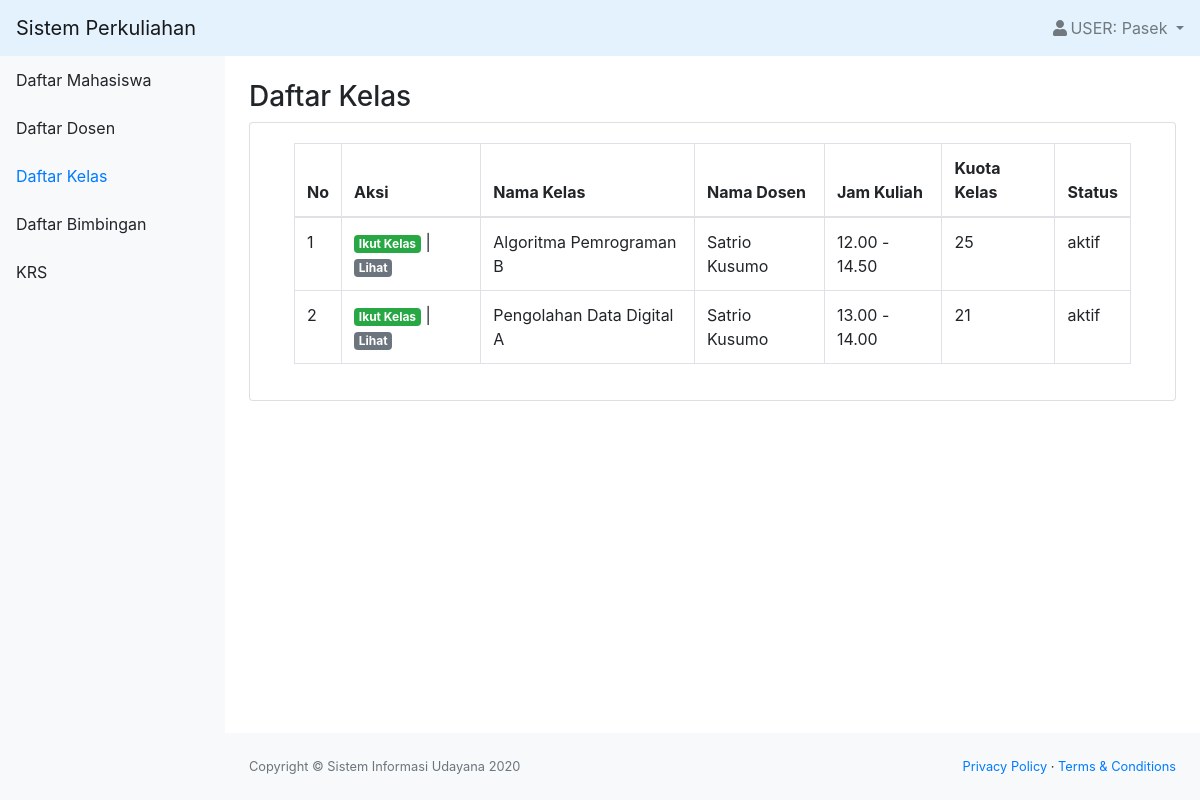
The page /kelas.php (signed in) on the database its author committed.
### tables this page shows
CREATE TABLE `kelas` (
  `id_kelas` int(11) NOT NULL,
  `nama_kelas` varchar(100) NOT NULL,
  `jam_kuliah` varchar(20) NOT NULL,
  `kuota_kelas` int(11) NOT NULL,
  `id_dosen` int(11) NOT NULL,
  `status` varchar(20) NOT NULL
);

CREATE TABLE `dosen` (
  `id_dosen` int(11) NOT NULL,
  `role` char(1) NOT NULL,
  `nip` varchar(25) NOT NULL,
  `nidn` char(10) NOT NULL,
  `nama` varchar(50) NOT NULL,
  `email` varchar(50) NOT NULL,
  `alamat` varchar(50) NOT NULL,
  `tanggal_lahir` date NOT NULL,
  `status` varchar(20) NOT NULL,
  `password` varchar(300) NOT NULL
);

### kelas.php (the view, shortened to what this page needs)
<?php
include "function.php";
$nama = $_SESSION['nama'];
$role = $_SESSION['role'];
$queryKelas = mysqli_query($koneksi, "SELECT * FROM kelas INNER JOIN dosen ON kelas.id_dosen=dosen.id_dosen");
?>
<!DOCTYPE html>
<html lang="en">
    <head>
        <link href="css/styles.css" rel="stylesheet" />
        <link href="https://cdn.datatables.net/1.10.20/css/dataTables.bootstrap4.min.css" rel="stylesheet" />
    </head>
    <body class="sb-nav-fixed">
        <nav class="sb-topnav navbar navbar-light" style="background-color: #e3f2fd;">
            <a class="navbar-brand" href="index.php">Sistem Perkuliahan</a>
            <ul class="navbar-nav ml-auto">
                <li class="nav-item dropdown">
                    <a class="nav-link dropdown-toggle" id="userDropdown" href="#" role="button" data-toggle="dropdown" aria-haspopup="true" aria-expanded="false"><i class="fas fa-user fa-fw"></i>USER: <?= $nama; ?> </a>
                </li>
            </ul>
        </nav>
        <div id="layoutSidenav">
            <div id="layoutSidenav_nav">
                <nav class="sb-sidenav accordion sb-sidenav-light" id="sidenavAccordion">
                    <div class="sb-sidenav-menu">
                        <div class="nav">
                            <a class="nav-link" href="mahasiswa.php">Daftar Mahasiswa</a>
                            <a class="nav-link" href="dosen.php">Daftar Dosen</a>
                            <a class="nav-link active" href="kelas.php">Daftar Kelas</a>
                            <a class="nav-link" href="bimbingan.php">Daftar Bimbingan</a>
                            <?php if($role == "1") { ?>
                            <a class="nav-link" href="krs.php"
                                >
                                KRS</a>
                            <?php } ?>
                        </div>
                    </div>
                </nav>
            </div>
            <div id="layoutSidenav_content">
                <main>
                    <div class="container-fluid">
                        <h3 class="mt-4">Daftar Kelas</h3>
                        <div class="card mb-4">
                            <div class="card-body">
                                <div class="table-responsive">
                                    <div class="container">
                                        <table class="table table-bordered" id="dataTable" width="100%" cellspacing="0">
                                            <thead>
                                                <tr>
                                                    <th>No</th>
                                                    <?php if($role == "2" || $role == "1") { ?>
                                                    <th>Aksi</th>
                                                    <?php } ?>
                                                    <th class="col-sm-auto">Nama Kelas</th>
                                                    <th class="col-sm-auto">Nama Dosen</th>
                                                    <th class="col-sm-auto">Jam Kuliah</th>
                                                    <th class="col-sm-auto">Kuota Kelas</th>
                                                    <th>Status</th>
                                                </tr>
                                            </thead>
                                            <?php $i=1; ?>
                                            <?php while($data = mysqli_fetch_assoc($queryKelas)) { ?>
                                                <tr>
                                                    <td><?= $i; ?></td>
                                                    <?php if($role == "1") { ?>
                                                        <td><a href="function.php?act=joinKelas&id_kelas=<?= $data['id_kelas']; ?>" class="badge badge-success ">Ikut Kelas</a> | <a href="kelas_lihat.php?id_kelas=<?= $data['id_kelas']; ?>" class="badge badge-secondary ">Lihat</a></td>
                                                    <?php } ?>
                                                    <td><?= $data['nama_kelas']; ?></>
                                                    <td><?= $data['nama']; ?></td>
                                                    <td><?= $data['jam_kuliah']; ?></td>
                                                    <td><?= $data['kuota_kelas']; ?></td>
                                                    <td><?= $data['status']; ?></td>
                                                </tr>
                                            <?php $i++; ?>
                                            <?php } ?>
                                        </table>
                                    </div>
                                </div>
                            </div>
                        </div>
                </main>
                <footer class="py-4 bg-light mt-auto">
                    <div class="container-fluid">
                        <div class="d-flex align-items-center justify-content-between small">
                            <div class="text-muted">Copyright &copy; Sistem Informasi Udayana 2020</div>
                            <div>
                                <a href="#">Privacy Policy</a>
                                &middot;
                                <a href="#">Terms &amp; Conditions</a>
                            </div>
                        </div>
                    </div>
                </footer>
            </div>
        </div>
    </body>
</html>

### rows shown on the page
kelas: nama_kelas "Algoritma Pemrograman B", id_dosen.nama "Satrio Kusumo", jam_kuliah "12.00 - 14.50", kuota_kelas "25", id_dosen.status "aktif"
kelas: nama_kelas "Pengolahan Data Digital A", id_dosen.nama "Satrio Kusumo", jam_kuliah "13.00 - 14.00", kuota_kelas "21", id_dosen.status "aktif"

### other values the page prints
$nama "Pasek"
